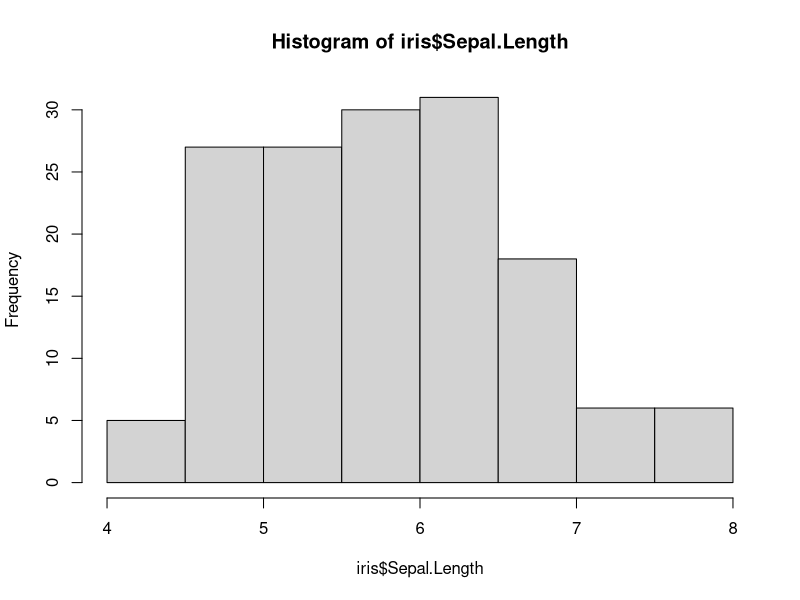
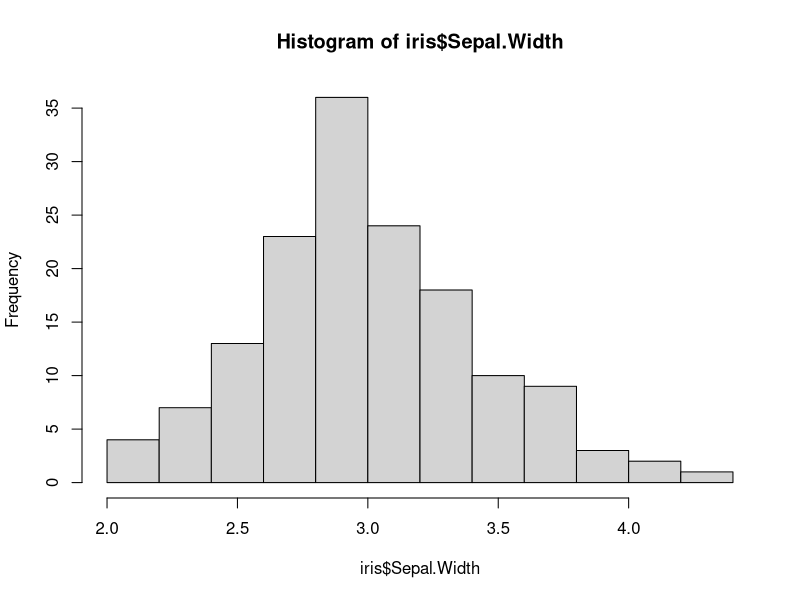
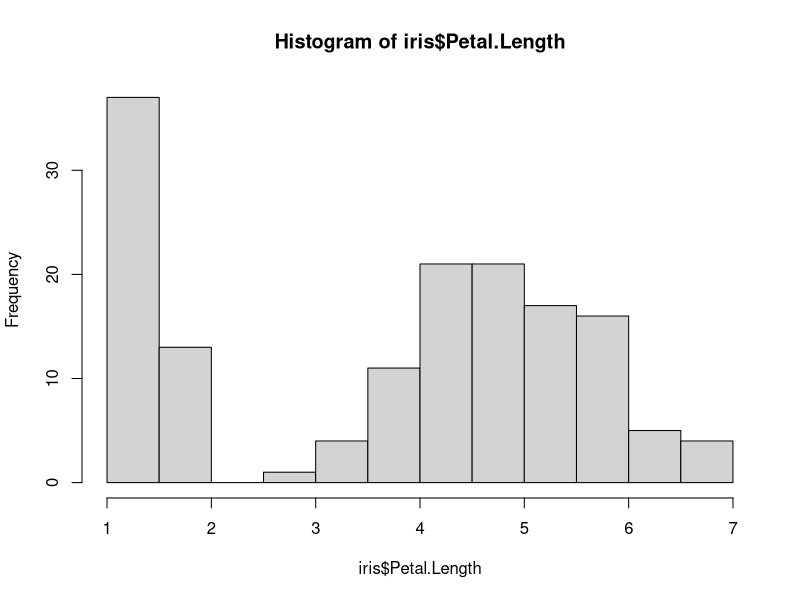
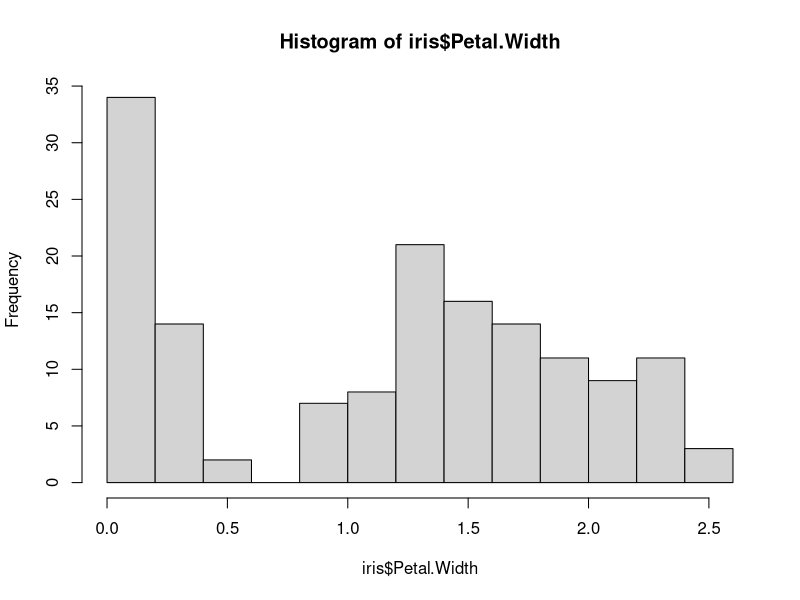
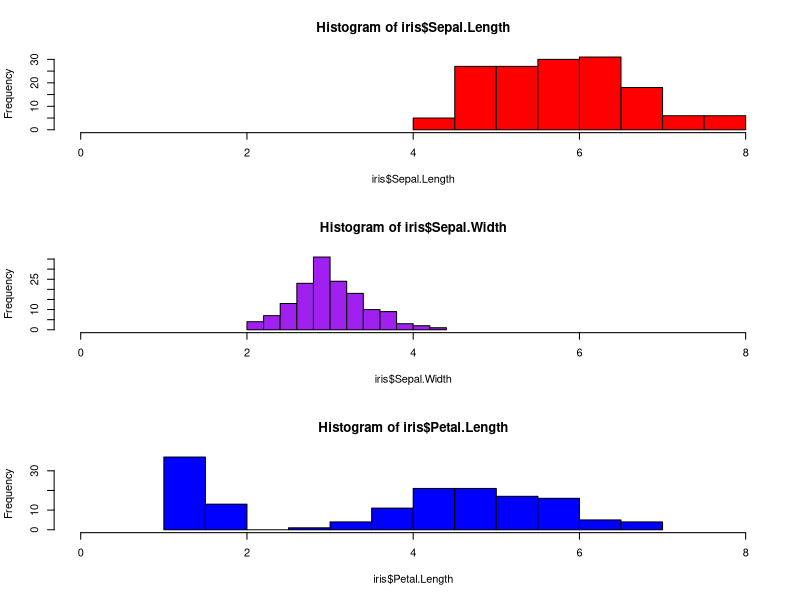

The R script that drew these images, in order:
library(datasets)

#Plotting histograms for the iris dataset sepal and petal lenght and width´s.
hist(iris$Sepal.Length)
hist(iris$Sepal.Width)
hist(iris$Petal.Length)
hist(iris$Petal.Width)

#sets the plotting settings to 3 rows and 1 column.
#mfrow is for matrix fill by row -> the plots will be entered from left to right and them down.
#Possible to fill by column with mfcol
par(mfrow = c(3, 1)) 
hist(iris$Sepal.Length,
     col ="red",
     xlim = c(0,8)  #will limit the x-values to this interval
     )
hist(iris$Sepal.Width,
     col="purple",
     xlim=c(0,8)
     )

hist(iris$Petal.Length,
     col="blue",
     xlim=c(0,8)
     )

